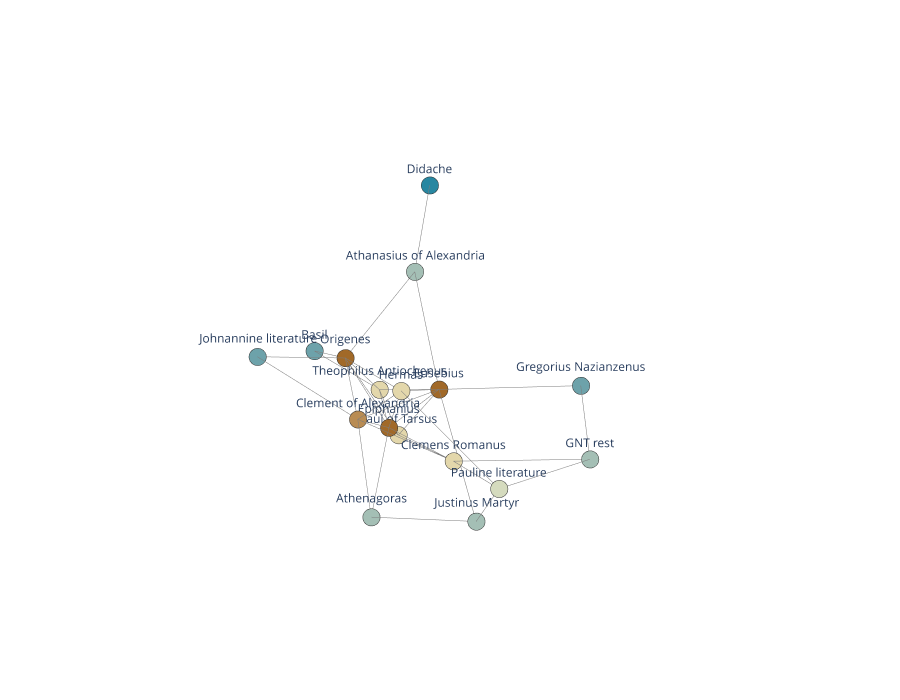

Notebook source saved alongside this figure:
### Code cell
textnet.draw_3d_network(G)
